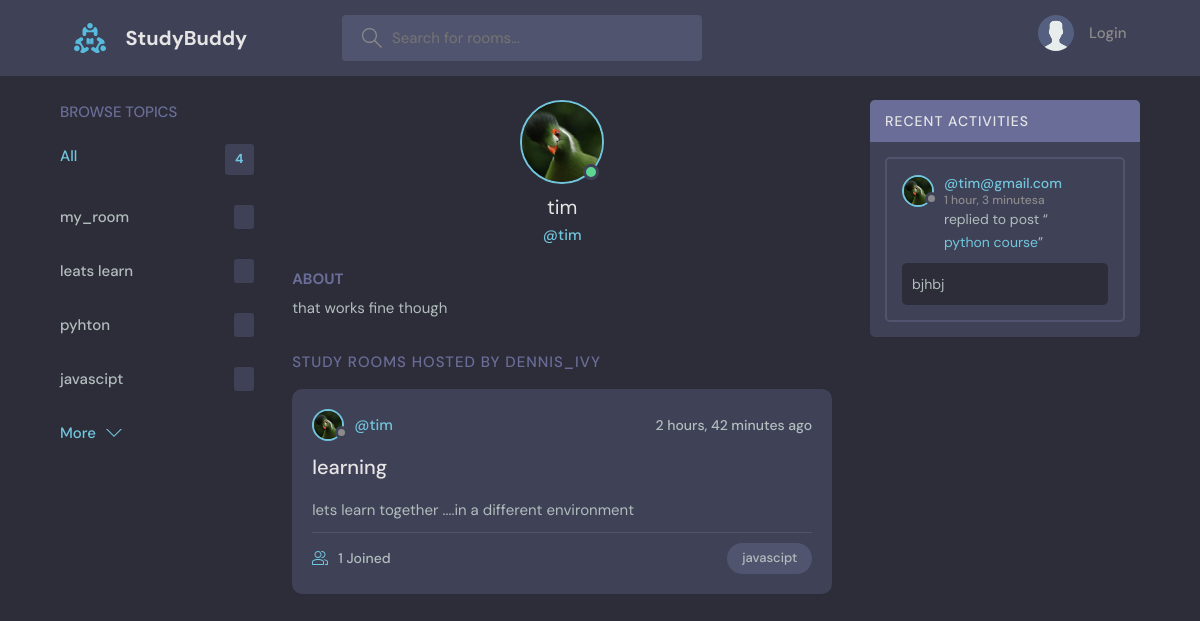
Screenshot of /profile/3/ with the database file from the repository.
### base/models.py (models this page shows, shortened)
class Topic(models.Model):
    name = models.CharField(max_length=200)

class User(AbstractUser):
  name = models.CharField(max_length=200,null=True)
  email = models.EmailField(null=True,unique=True)
  bio = models.TextField(null=True)
  avatar = models.ImageField(null=True, default="avatar.svg")
  USERNAME_FIELD= 'email'
  REQUIRED_FIELDS = []

class Room(models.Model):
    host = models.ForeignKey(User, on_delete=models.SET_NULL, null=True)
    topic = models.ForeignKey(Topic, on_delete=models.SET_NULL, null=True)
    name = models.CharField(max_length=200)
    description = models.TextField(null=True, blank=True)
    participants = models.ManyToManyField(User, related_name='participants',blank=True)
    updated = models.DateTimeField(auto_now=True)
    created = models.DateTimeField(auto_now_add=True)
    class Meta:
        ordering = ['-updated', 'created']
    def __str__(self):
        return self.name

class Message(models.Model):
    user = models.ForeignKey(User, on_delete=models.CASCADE)
    room = models.ForeignKey(Room, on_delete=models.CASCADE)
    body = models.TextField()
    updated = models.DateTimeField(auto_now=True)
    created = models.DateTimeField(auto_now_add=True)

### base/views.py (the view)
# urls.py: path('profile/<str:pk>/', views.userProfile, name ="user-profile"),
def userProfile(request,pk):
    user = User.objects.get(id=pk)
    rooms = user.room_set.all()
    recent_messages= user.message_set.all()
    topics = Topic.objects.all()
    context = {'user':user, 'rooms':rooms,
               'recent_messages':recent_messages,
               'topics': topics}
    return render(request, 'base/profile.html',context)

### base/templates/base/profile.html (shortened to what this page needs)
{% extends "main.html" %}
{% block content %}
  <main class="profile-page layout layout--3">
    <div class="container">
      {% include "base/topics_component.html" %}
       <div class="roomList">
        <div class="profile">
          <div class="profile__avatar">
            <div class="avatar avatar--large active">
              <img src="{{user.avatar.url}}" />
            </div>
          </div>
          <div class="profile__info">
            <h3>{{user.username}} </h3>
            <p>@{{user.username}}</p>
          </div>
          <div class="profile__about">
            <h3>About</h3>
            <p>
              {{user.bio}}
            </p>
          </div>
        </div>
        <div class="roomList__header">
          <div>
            <h2>Study Rooms Hosted by dennis_ivy</a>
            </h2>
          </div>
        </div>
        {% include "base/feed_component.html" %}
      </div>
      {% include "base/activity_component.html" %}
    </div>
  </main>
  {% endblock  %}

### templates/main.html (shortened to what this page needs)
<!DOCTYPE html>
{% load static %}
<html lang="en">
  <head>
    <link rel="stylesheet" href="{% static 'styles/style.css' %}" />
  </head>
  <body>
    {% include  "navbar.html" %}
    {%block content %}
    {% endblock %}
  </body>
</html>

### templates/navbar.html (shortened to what this page needs)
{% load static %}
<header class="header header--loggedIn">
  <div class="container">
    <a href="{% url 'home' %}" class="header__logo">
      <img src="{% static 'images/logo.svg' %}" />
      <h1>StudyBuddy</h1>
    </a>
    <form class="header__search" method ="GET" action="{% url 'home' %}">
      <label>
        <input name="q" placeholder="Search for rooms..." />
      </label>
    </form>
    <nav class="header__menu">
      {% if request.user.is_authenticated %}
      <div class="header__user">
        <a href="{% url 'update-user' %}">
          <div class="avatar avatar--medium active">
            <img src="{{request.user.avatar.url}}" />
          </div>
          <p>J{{ request.user.username }} <span>@{{ request.user.username }}</span></p>
        </a>
        <button class="dropdown-button">
          <svg version="1.1" xmlns="http://www.w3.org/2000/svg" width="32" height="32" viewBox="0 0 32 32">
            <title>chevron-down</title>
            <path d="M16 21l-13-13h-3l16 16 16-16h-3l-13 13z"></path>
          </svg>
        </button>
      </div>
      {% else %}
       <a href="{% url 'login' %}">
        <img src="{% static 'images/avatar.svg' %}" />
        <p>Login</p>
      </a>
       {% endif %}
    </nav>
  </div>
</header>

### base/templates/base/topics_component.html
<div class="topics">
  <div class="topics__header">
    <h2>Browse Topics</h2>
  </div>
  <ul class="topics__list">
    <li>
      <a href="{% url 'home' %}" class="active">All <span>{{topics.count}}</span></a>
    </li>
    {% for topic in topics %}
    <li>
      <a href="{% url 'home' %}?q={{topic.name}}">{{topic.name}} <span>{{ topic.room_set_all.count}}</span></a>
    </li>
    {% endfor %}
  </ul>
  <a class="btn btn--link" href="{% url 'topics' %}">
    More
    <svg version="1.1" xmlns="http://www.w3.org/2000/svg" width="32" height="32" viewBox="0 0 32 32">
      <title>chevron-down</title>
      <path d="M16 21l-13-13h-3l16 16 16-16h-3l-13 13z"></path>
    </svg>
  </a>
</div>

### base/templates/base/feed_component.html (shortened to what this page needs)
{% block content %}
{% for room in rooms %}
<div class="roomListRoom">
  <div class="roomListRoom__header">
    <a href="{% url 'user-profile' room.host.id %}" class="roomListRoom__author">
      <div class="avatar avatar--small">
        <img src="{{room.host.avatar.url}}" />
      </div>
      <span>@{{room.host.username}}</span>
    </a>
    <div class="roomListRoom__actions">
      <span>{{room.created|timesince}} ago</span>
    </div>
  </div>
  <div class="roomListRoom__content">
    <a href="{% url 'room' room.id %}">{{room.name}}</a>
    <p>{{room.description}}</p>
  </div>
  <div class="roomListRoom__meta">
    <a href="{% url 'room' room.id %}" class="roomListRoom__joined">
      {{room.participants.all.count}} Joined
    </a>
    <p class="roomListRoom__topic">{{room.topic.name}}</p>
  </div>
</div>
{% endfor %}
{% endblock content %}

### base/templates/base/activity_component.html (shortened to what this page needs)
<div class="activities">
  <div class="activities__header">
    <h2>Recent Activities</h2>
  </div>
  {% for message in recent_messages %}
  <div class="activities__box">
    <div class="activities__boxHeader roomListRoom__header">
      <a href="{% url 'user-profile' message.user.id %}" class="roomListRoom__author">
        <div class="avatar avatar--small">
          <img src="{{message.user.avatar.url}}" />
        </div>
        <p>
          @{{ message.user }}
          <span>{{ message.created|timesince }}a</span>
        </p>
      </a>
    </div>
    <div class="activities__boxContent">
      <p>replied to post “<a href="{% url 'room' message.room.id %}"> {{message.room}} </a>”</p>
      <div class="activities__boxRoomContent">
        {{message.body}}
      </div>
    </div>
  </div>
  {% endfor %}
</div>

### rows the page displays
Topic: name "my_room"
Topic: name "leats learn"
Topic: name "pyhton"
Topic: name "javascipt"
User: avatar (picture), username "tim", bio "that works fine though"
Room: host.avatar (picture), host.username "tim", created "2 hours, 42 minutes", name "learning", description "lets learn together ....in a different environment", participants.all.count "1", topic.name "javascipt"
Message: user.avatar (picture), user "tim@gmail.com", created "1 hour, 3 minutes", room "python course", body "bjhbj"

### other values shown
{{ topics.count }} "4"
